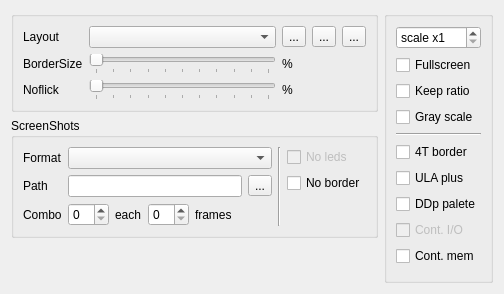
       <widget class="QWidget" name="tab2">
        <attribute name="icon">
         <iconset>
          <normalon>:/images/display.png</normalon>
         </iconset>
        </attribute>
        <attribute name="title">
         <string>Video</string>
        </attribute>
        <layout class="QHBoxLayout" name="horizontalLayout_27">
         <item>
          <layout class="QVBoxLayout" name="verticalLayout_24">
           <item>
            <widget class="QGroupBox" name="vidViewGBox">
             <layout class="QGridLayout" name="gridLayout_2">
              <item row="1" column="1">
               <widget class="QSlider" name="bszsld">
                <property name="maximum">
                 <number>100</number>
                </property>
                <property name="singleStep">
                 <number>10</number>
                </property>
                <property name="pageStep">
                 <number>10</number>
                </property>
                <property name="orientation">
                 <enum>Qt::Horizontal</enum>
                </property>
                <property name="tickPosition">
                 <enum>QSlider::TicksBelow</enum>
                </property>
                <property name="tickInterval">
                 <number>10</number>
                </property>
               </widget>
              </item>
              <item row="0" column="1">
               <widget class="QComboBox" name="geombox"/>
              </item>
              <item row="2" column="1">
               <widget class="QSlider" name="sldNoflic">
                <property name="maximum">
                 <number>50</number>
                </property>
                <property name="orientation">
                 <enum>Qt::Horizontal</enum>
                </property>
                <property name="tickPosition">
                 <enum>QSlider::TicksBelow</enum>
                </property>
                <property name="tickInterval">
                 <number>5</number>
                </property>
               </widget>
              </item>
              <item row="0" column="2">
               <layout class="QHBoxLayout" name="horizontalLayout_26">
                <item>
                 <widget class="QToolButton" name="layAdd">
                  <property name="text">
                   <string>...</string>
                  </property>
                  <property name="icon">
                   <iconset resource="../xpeccy.qrc">
                    <normaloff>:/images/add.png</normaloff>:/images/add.png</iconset>
                  </property>
                 </widget>
                </item>
                <item>
                 <widget class="QToolButton" name="layEdit">
                  <property name="text">
                   <string>...</string>
                  </property>
                  <property name="icon">
                   <iconset resource="../xpeccy.qrc">
                    <normaloff>:/images/edit.png</normaloff>:/images/edit.png</iconset>
                  </property>
                 </widget>
                </item>
                <item>
                 <widget class="QToolButton" name="layDel">
                  <property name="text">
                   <string>...</string>
                  </property>
                  <property name="icon">
                   <iconset resource="../xpeccy.qrc">
                    <normaloff>:/images/cancel.png</normaloff>:/images/cancel.png</iconset>
                  </property>
                 </widget>
                </item>
               </layout>
              </item>
              <item row="1" column="2">
               <widget class="QLabel" name="bszlab">
                <property name="minimumSize">
                 <size>
                  <width>30</width>
                  <height>0</height>
                 </size>
                </property>
                <property name="text">
                 <string>%</string>
                </property>
               </widget>
              </item>
              <item row="2" column="0">
               <widget class="QLabel" name="label_12">
                <property name="text">
                 <string>Noflick</string>
                </property>
               </widget>
              </item>
              <item row="2" column="2">
               <widget class="QLabel" name="labNoflic">
                <property name="text">
                 <string>%</string>
                </property>
               </widget>
              </item>
              <item row="0" column="0">
               <widget class="QLabel" name="label_8">
                <property name="text">
                 <string>Layout</string>
                </property>
               </widget>
              </item>
              <item row="1" column="0">
               <widget class="QLabel" name="label_3">
                <property name="text">
                 <string>BorderSize</string>
                </property>
               </widget>
              </item>
             </layout>
            </widget>
           </item>
           <item>
            <widget class="QGroupBox" name="groupBox">
             <property name="title">
              <string>ScreenShots</string>
             </property>
             <layout class="QHBoxLayout" name="horizontalLayout_22">
              <item>
               <layout class="QVBoxLayout" name="verticalLayout_31">
                <item>
                 <layout class="QGridLayout" name="gridLayout_3">
                  <item row="0" column="1">
                   <widget class="QComboBox" name="ssfbox"/>
                  </item>
                  <item row="0" column="0">
                   <widget class="QLabel" name="label_5">
                    <property name="text">
                     <string>Format</string>
                    </property>
                   </widget>
                  </item>
                  <item row="1" column="0">
                   <widget class="QLabel" name="label_13">
                    <property name="text">
                     <string>Path</string>
                    </property>
                   </widget>
                  </item>
                  <item row="1" column="1">
                   <layout class="QHBoxLayout" name="horizontalLayout_24">
                    <item>
                     <widget class="QLineEdit" name="pathle">
                      <property name="readOnly">
                       <bool>true</bool>
                      </property>
                     </widget>
                    </item>
                    <item>
                     <widget class="QToolButton" name="pathtb">
                      <property name="text">
                       <string>...</string>
                      </property>
                      <property name="icon">
                       <iconset resource="../xpeccy.qrc">
                        <normaloff>:/images/fileopen.png</normaloff>:/images/fileopen.png</iconset>
                      </property>
                     </widget>
                    </item>
                   </layout>
                  </item>
                 </layout>
                </item>
                <item>
                 <layout class="QHBoxLayout" name="horizontalLayout_3">
                  <item>
                   <widget class="QLabel" name="label_7">
                    <property name="text">
                     <string>Combo</string>
                    </property>
                   </widget>
                  </item>
                  <item>
                   <widget class="QSpinBox" name="scntbox"/>
                  </item>
                  <item>
                   <widget class="QLabel" name="label_6">
                    <property name="text">
                     <string>each</string>
                    </property>
                   </widget>
                  </item>
                  <item>
                   <widget class="QSpinBox" name="sintbox"/>
                  </item>
                  <item>
                   <widget class="QLabel" name="label_34">
                    <property name="text">
                     <string>frames</string>
                    </property>
                   </widget>
                  </item>
                  <item>
                   <spacer name="horizontalSpacer_5">
                    <property name="orientation">
                     <enum>Qt::Horizontal</enum>
                    </property>
                    <property name="sizeHint" stdset="0">
                     <size>
                      <width>40</width>
                      <height>20</height>
                     </size>
                    </property>
                   </spacer>
                  </item>
                 </layout>
                </item>
               </layout>
              </item>
              <item>
               <widget class="Line" name="line_2">
                <property name="orientation">
                 <enum>Qt::Vertical</enum>
                </property>
               </widget>
              </item>
              <item>
               <layout class="QVBoxLayout" name="verticalLayout_7">
                <item>
                 <widget class="QCheckBox" name="ssNoLeds">
                  <property name="enabled">
                   <bool>false</bool>
                  </property>
                  <property name="text">
                   <string>No leds</string>
                  </property>
                 </widget>
                </item>
                <item>
                 <widget class="QCheckBox" name="ssNoBord">
                  <property name="text">
                   <string>No border</string>
                  </property>
                 </widget>
                </item>
                <item>
                 <widget class="QLabel" name="label_26">
                  <property name="text">
                   <string/>
                  </property>
                 </widget>
                </item>
               </layout>
              </item>
             </layout>
            </widget>
           </item>
           <item>
            <spacer name="verticalSpacer_11">
             <property name="orientation">
              <enum>Qt::Vertical</enum>
             </property>
             <property name="sizeHint" stdset="0">
              <size>
               <width>20</width>
               <height>40</height>
              </size>
             </property>
            </spacer>
           </item>
          </layout>
         </item>
         <item>
          <widget class="QGroupBox" name="vidOptGBox">
           <layout class="QVBoxLayout" name="verticalLayout_23">
            <item>
             <widget class="QSpinBox" name="sbScale">
              <property name="prefix">
               <string>scale x</string>
              </property>
              <property name="minimum">
               <number>1</number>
              </property>
              <property name="maximum">
               <number>4</number>
              </property>
             </widget>
            </item>
            <item>
             <widget class="QCheckBox" name="cbFullscreen">
              <property name="text">
               <string>Fullscreen</string>
              </property>
             </widget>
            </item>
            <item>
             <widget class="QCheckBox" name="cbKeepRatio">
              <property name="text">
               <string>Keep ratio</string>
              </property>
             </widget>
            </item>
            <item>
             <widget class="QCheckBox" name="grayscale">
              <property name="text">
               <string>Gray scale</string>
              </property>
             </widget>
            </item>
            <item>
             <widget class="Line" name="line">
              <property name="orientation">
               <enum>Qt::Horizontal</enum>
              </property>
             </widget>
            </item>
            <item>
             <widget class="QCheckBox" name="border4T">
              <property name="text">
               <string>4T border</string>
              </property>
             </widget>
            </item>
            <item>
             <widget class="QCheckBox" name="ulaPlus">
              <property name="text">
               <string>ULA plus</string>
              </property>
             </widget>
            </item>
            <item>
             <widget class="QCheckBox" name="cbDDp">
              <property name="text">
               <string>DDp palete</string>
              </property>
             </widget>
            </item>
            <item>
             <widget class="QCheckBox" name="contIO">
              <property name="enabled">
               <bool>false</bool>
              </property>
              <property name="text">
               <string>Cont. I/O</string>
              </property>
             </widget>
            </item>
            <item>
             <widget class="QCheckBox" name="contMem">
              <property name="text">
               <string>Cont. mem</string>
              </property>
             </widget>
            </item>
            <item>
             <spacer name="verticalSpacer_24">
              <property name="orientation">
               <enum>Qt::Vertical</enum>
              </property>
              <property name="sizeHint" stdset="0">
               <size>
                <width>20</width>
                <height>5</height>
               </size>
              </property>
             </spacer>
            </item>
           </layout>
          </widget>
         </item>
        </layout>
       </widget>
